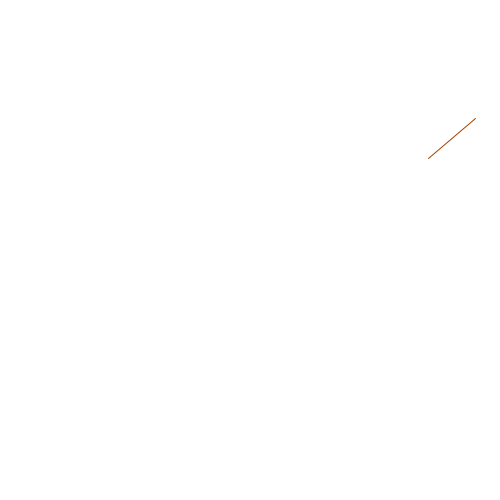
Frame 1 (no input)
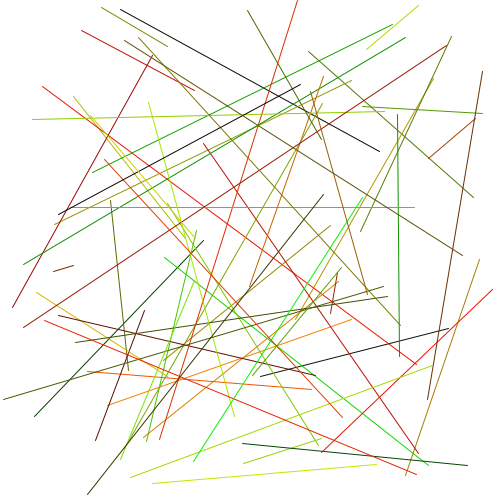
Frame 60 (the mouse pressed at the canvas centre just before this capture)
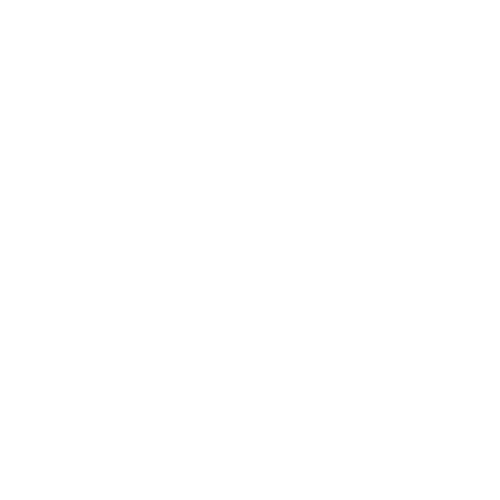
Frame 120 (the mouse held since frame 60 and released just before this capture)

The Processing sketch that drew these frames (run headless with seeded random() and noise(); from frame 60 on, the mouse is pressed at the canvas centre):

// Processing sketch: processing_128250
// ── processing_128250.pde

void setup(){
  size(500,500);
  background(255);
}
void draw(){
  stroke(random(255),random(255),0);
  line(random(width),random(height),random(width),random(height));
  println(frameCount);
  //% is modulo, it calculates the remainder of a division (ex: a%b)
  //if the remainder is 0, it means that "a" is a multiple of "b"
  if(frameCount%120==0){
    background(255);
  }
}
